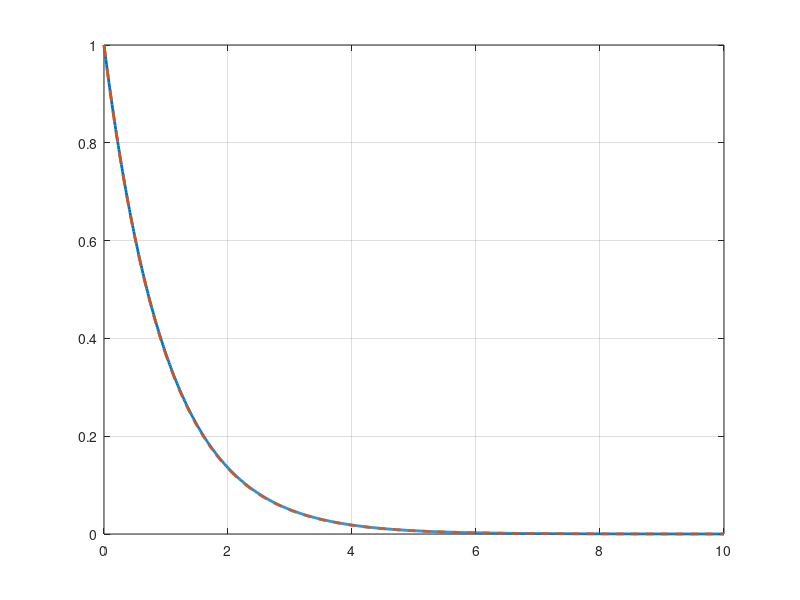
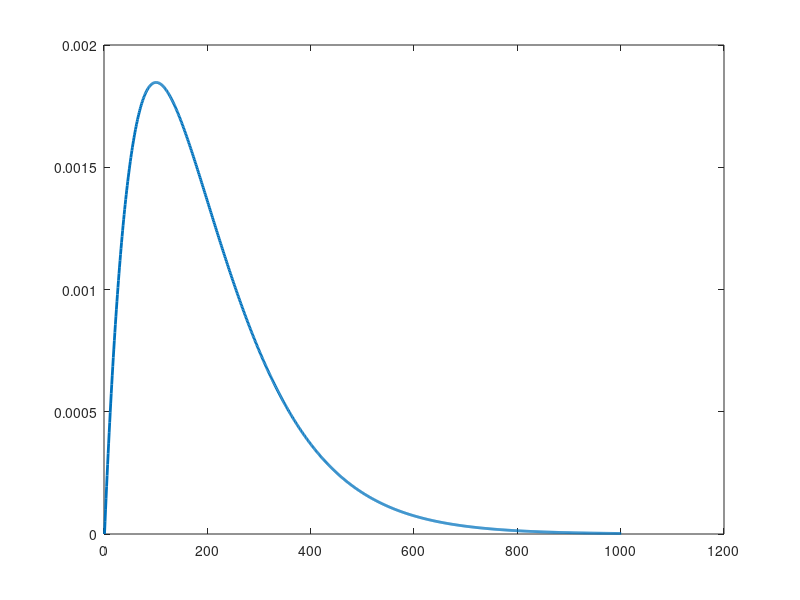

These figures' MATLAB source, in order:
%%% Solving of Partial Differential Equation using
%%% Finite Difference Method

clc
clear
close all
n0 = 1;
a = 1;
tmin = 0 ;
tmax = 10;
nt = 100;
dt = 1/nt;
t = tmin:dt:tmax;
n = n0*exp(-a*t);
plot(t,n,'Linewidth',2)

grid on
hold on

Nt = floor(tmax-tmin)/dt;
N = zeros(1,Nt);
T = zeros(1,Nt);

N(1) = 1;
for i =1:Nt 
    T(i) = i*dt;
    N(i+1) = N(i)*(1-a*dt); 
end
TT = [0,T]
plot(TT,N,'--','Linewidth',2)

%% Error
figure()
E = n-N;
plot(E,'Linewidth',2)

